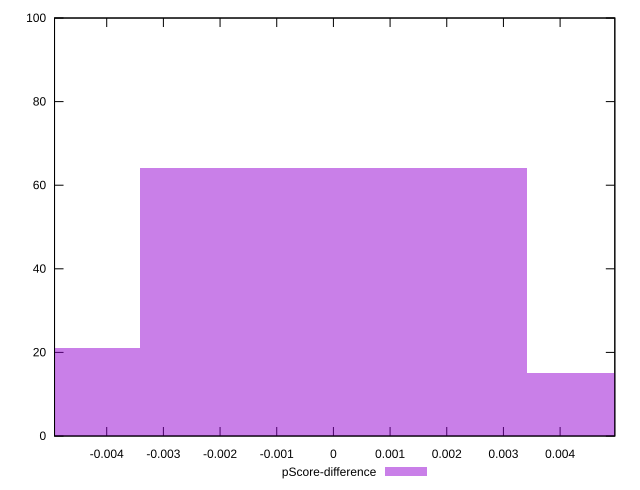

Write the gnuplot code that produced this figure.
reset

$pScoreDifference <<EOF
0 64
-0.0068320126229596805 21
0.0068320126229596805 15
EOF

set key outside below
set boxwidth 0.0068320126229596805
set xrange [-0.004920782459455486:0.004965577610533289]
set yrange [0:100]
set trange [0:100]
set style fill transparent solid 0.5 noborder
set terminal svg size 640, 490 enhanced background rgb 'white'
set output "reports/report_00027_2021-02-24T12-40-31.850Z/mainthread-work-breakdown/samples/music/pScore-difference/histogram.svg"

plot $pScoreDifference title "pScore-difference" with boxes

reset
